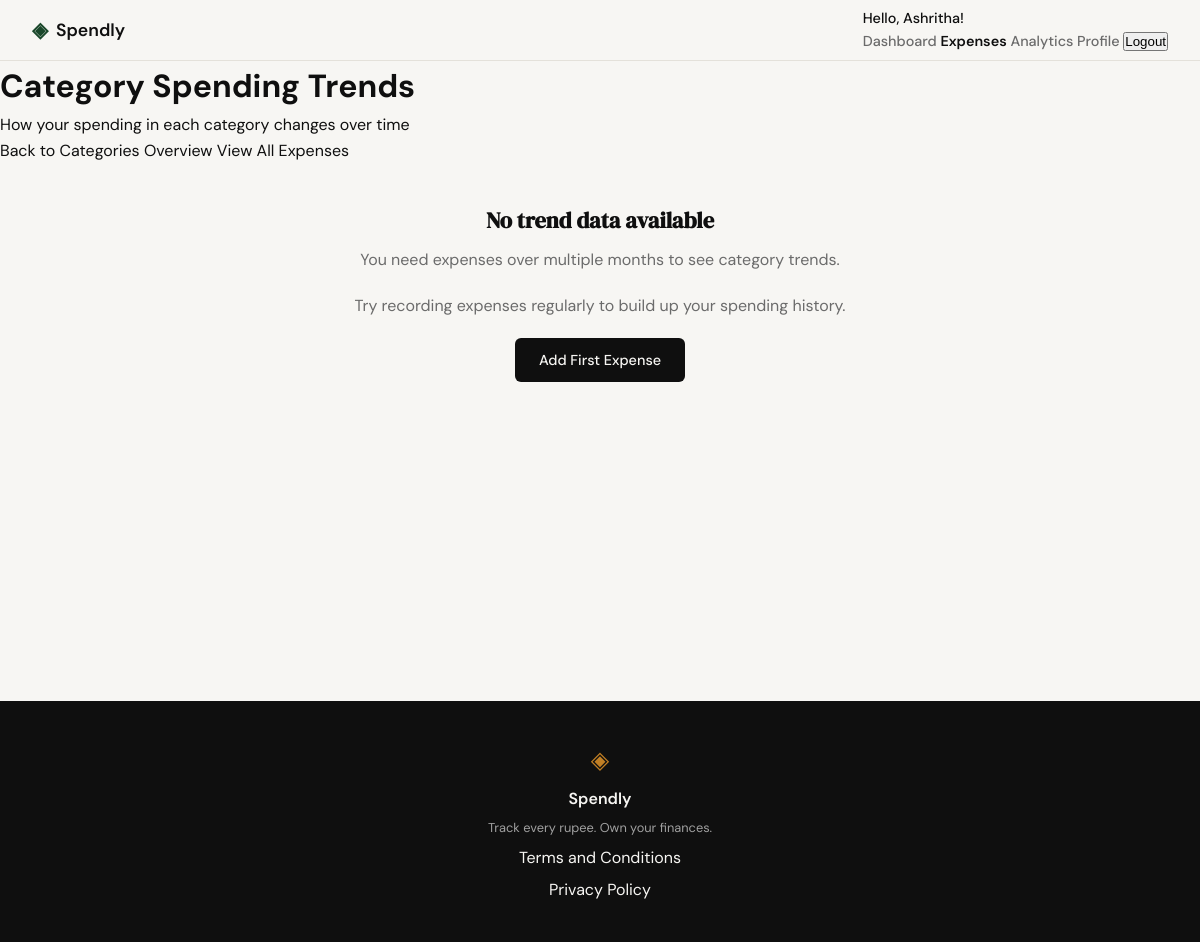
Before: /expenses/categories/trend (signed in) with the older database file.
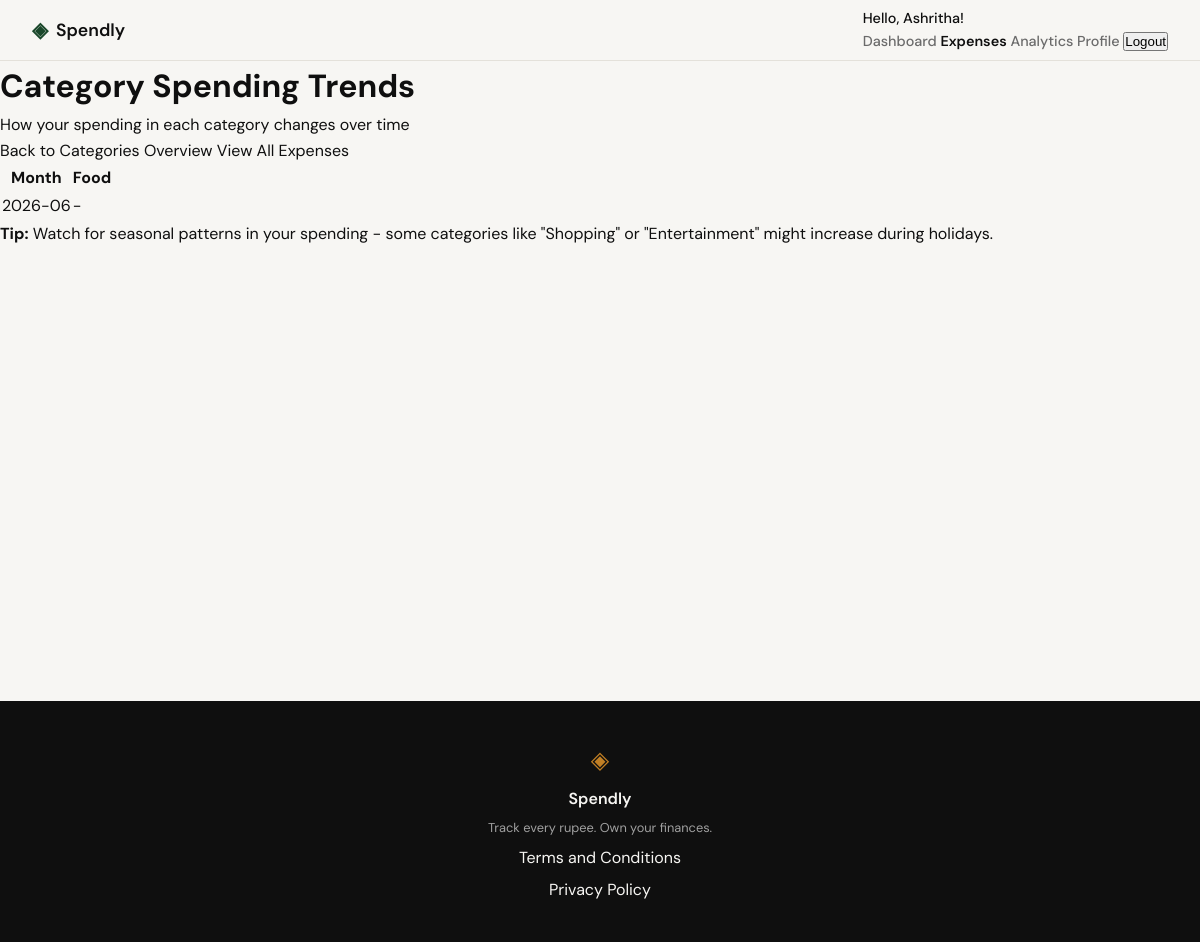
After: the same page with the newer database file.
### tables this page shows
CREATE TABLE expenses (
            id INTEGER PRIMARY KEY AUTOINCREMENT,
            user_id INTEGER NOT NULL,
            amount REAL NOT NULL,
            category TEXT NOT NULL,
            date TEXT NOT NULL,
            description TEXT,
            created_at TEXT DEFAULT CURRENT_TIMESTAMP,
            FOREIGN KEY (user_id) REFERENCES users (id)
        );

### app.py (the view)
@app.route("/expenses/categories/trend")
@login_required
def categories_trend():
    user_id = session.get('user_id')
    conn = get_db()
    try:
        cursor = conn.cursor()
        cursor.execute(
            """SELECT
                   substr(date, 1, 7) as month,
                   category,
                   SUM(amount) as total
               FROM expenses
               WHERE user_id = ?
                   AND date >= date('now', '-12 months')
               GROUP BY substr(date, 1, 7), category
               ORDER BY month DESC, category""",
            (user_id,)
        )
        trend_data = cursor.fetchall()
        cursor.execute(
            """SELECT DISTINCT category
               FROM expenses
               WHERE user_id = ?
               ORDER BY category""",
            (user_id,)
        )
        categories = [row['category'] for row in cursor.fetchall()]
        return render_template(
            "categories_trend.html",
            trend_data=trend_data,
            categories=categories
        )
    except Exception as e:
        return render_template("error.html", error="Unable to load category trends"), 500
    finally:
        conn.close()

### app.py (called while the page is built)
def login_required(f):
    @wraps(f)
    def decorated_function(*args, **kwargs):
        if 'user_id' not in session:
            return redirect(url_for('login'))
        return f(*args, **kwargs)
    return decorated_function

### database/db.py (called while the page is built)
def get_db():
    conn = sqlite3.connect('spendly.db')
    conn.row_factory = sqlite3.Row
    conn.execute('PRAGMA foreign_keys = ON')
    return conn

### templates/categories_trend.html (shortened to what this page needs)
{% extends "base.html" %}
{% block content %}
<div class="categories-trend-container">
    <div class="categories-trend-header">
        <h1>Category Spending Trends</h1>
        <p>How your spending in each category changes over time</p>
        <div class="categories-trend-actions">
            <a href="{{ url_for('categories_overview') }}" class="btn btn-outline">Back to Categories Overview</a>
            <a href="{{ url_for('expenses') }}" class="btn btn-secondary">View All Expenses</a>
        </div>
    </div>
    {% if trend_data|length > 0 %}
    <div class="trend-chart-container">
        <div class="trend-data-table">
            <table>
                <thead>
                    <tr>
                        <th>Month</th>
                        {% for category in categories %}
                        <th>{{ category }}</th>
                        {% endfor %}
                    </tr>
                </thead>
                <tbody>
                    {% set months = trend_data|map(attribute='month')|unique|list|sort %}
                    {% for month in months %}
                    <tr>
                        <td>{{ month }}</td>
                        {% for category in categories %}
                        {% set amount = 0 %}
                        {% for data in trend_data %}
                        {% if data.month == month and data.category == category %}
                        {% set amount = data.total %}
                        {% endif %}
                        {% endfor %}
                        <td>
                            {% if amount > 0 %}
                            ₹{{ "%.2f"|format(amount) }}
                            {% else %}
                            -
                            {% endif %}
                        </td>
                        {% endfor %}
                    </tr>
                    {% endfor %}
                </tbody>
            </table>
        </div>
    </div>
    <div class="insights-note">
        <p><strong>Tip:</strong> Watch for seasonal patterns in your spending - some categories like "Shopping" or "Entertainment" might increase during holidays.</p>
    </div>
    {% else %}
    <div class="empty-state">
        <h2>No trend data available</h2>
        <p>You need expenses over multiple months to see category trends.</p>
        <p>Try recording expenses regularly to build up your spending history.</p>
        <a href="{{ url_for('add_expense') }}" class="btn btn-primary">Add First Expense</a>
    </div>
    {% endif %}
</div>
{% endblock %}

Changed rows visible on the page:
added expenses: category "Food"
Other visible differences:
text no longer shown: "No trend data available You need expenses over multiple months to see category trends. Try recording expenses regularly to build up your spending history. Add First Expense"
text now shown: "Month Tip: Watch for seasonal patterns in your spending - some categories like \"Shopping\" or \"Entertainment\" might increase during holidays."
new list line: "2026-06 -"
